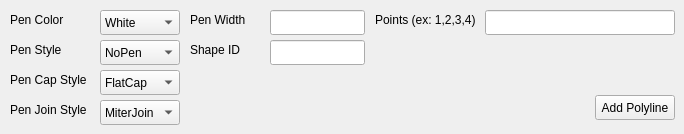
    <widget class="QWidget" name="Polyline">
     <attribute name="title">
      <string>Polyline</string>
     </attribute>
     <widget class="QComboBox" name="PPenStyles">
      <property name="geometry">
       <rect>
        <x>100</x>
        <y>40</y>
        <width>80</width>
        <height>25</height>
       </rect>
      </property>
      <item>
       <property name="text">
        <string>NoPen</string>
       </property>
      </item>
      <item>
       <property name="text">
        <string>SolidLine</string>
       </property>
      </item>
      <item>
       <property name="text">
        <string>DashLine</string>
       </property>
      </item>
      <item>
       <property name="text">
        <string>DotLine</string>
       </property>
      </item>
      <item>
       <property name="text">
        <string>DashDotLine</string>
       </property>
      </item>
      <item>
       <property name="text">
        <string>DashDotDotLine</string>
       </property>
      </item>
     </widget>
     <widget class="QComboBox" name="PPenColors">
      <property name="geometry">
       <rect>
        <x>100</x>
        <y>10</y>
        <width>80</width>
        <height>25</height>
       </rect>
      </property>
      <item>
       <property name="text">
        <string>White</string>
       </property>
      </item>
      <item>
       <property name="text">
        <string>Black</string>
       </property>
      </item>
      <item>
       <property name="text">
        <string>Red</string>
       </property>
      </item>
      <item>
       <property name="text">
        <string>Green</string>
       </property>
      </item>
      <item>
       <property name="text">
        <string>Blue</string>
       </property>
      </item>
      <item>
       <property name="text">
        <string>Cyan</string>
       </property>
      </item>
      <item>
       <property name="text">
        <string>Magenta</string>
       </property>
      </item>
      <item>
       <property name="text">
        <string>Yellow</string>
       </property>
      </item>
      <item>
       <property name="text">
        <string>Gray</string>
       </property>
      </item>
     </widget>
     <widget class="QLabel" name="PPenJoinStyleLabel">
      <property name="geometry">
       <rect>
        <x>10</x>
        <y>100</y>
        <width>80</width>
        <height>20</height>
       </rect>
      </property>
      <property name="text">
       <string>Pen Join Style</string>
      </property>
     </widget>
     <widget class="QLineEdit" name="PShapeID">
      <property name="geometry">
       <rect>
        <x>270</x>
        <y>40</y>
        <width>95</width>
        <height>25</height>
       </rect>
      </property>
     </widget>
     <widget class="QLabel" name="PPenStyleLabel">
      <property name="geometry">
       <rect>
        <x>10</x>
        <y>40</y>
        <width>80</width>
        <height>20</height>
       </rect>
      </property>
      <property name="text">
       <string>Pen Style</string>
      </property>
     </widget>
     <widget class="QComboBox" name="PPenJoinStyles">
      <property name="geometry">
       <rect>
        <x>100</x>
        <y>100</y>
        <width>80</width>
        <height>25</height>
       </rect>
      </property>
      <item>
       <property name="text">
        <string>MiterJoin</string>
       </property>
      </item>
      <item>
       <property name="text">
        <string>BevelJoin</string>
       </property>
      </item>
      <item>
       <property name="text">
        <string>RoundJoin</string>
       </property>
      </item>
     </widget>
     <widget class="QLabel" name="PShapeLabel">
      <property name="geometry">
       <rect>
        <x>190</x>
        <y>40</y>
        <width>80</width>
        <height>20</height>
       </rect>
      </property>
      <property name="text">
       <string>Shape ID</string>
      </property>
     </widget>
     <widget class="QLabel" name="PPenWidthLabel">
      <property name="geometry">
       <rect>
        <x>190</x>
        <y>10</y>
        <width>80</width>
        <height>20</height>
       </rect>
      </property>
      <property name="text">
       <string>Pen Width</string>
      </property>
     </widget>
     <widget class="QComboBox" name="PPenCapStyles">
      <property name="geometry">
       <rect>
        <x>100</x>
        <y>70</y>
        <width>80</width>
        <height>25</height>
       </rect>
      </property>
      <item>
       <property name="text">
        <string>FlatCap</string>
       </property>
      </item>
      <item>
       <property name="text">
        <string>SquareCap</string>
       </property>
      </item>
      <item>
       <property name="text">
        <string>RoundCap</string>
       </property>
      </item>
     </widget>
     <widget class="QLineEdit" name="PPenWidth">
      <property name="geometry">
       <rect>
        <x>270</x>
        <y>10</y>
        <width>95</width>
        <height>25</height>
       </rect>
      </property>
     </widget>
     <widget class="QLabel" name="PPenCapStyleLabel">
      <property name="geometry">
       <rect>
        <x>10</x>
        <y>70</y>
        <width>80</width>
        <height>20</height>
       </rect>
      </property>
      <property name="text">
       <string>Pen Cap Style</string>
      </property>
     </widget>
     <widget class="QLabel" name="PPenColorLabel">
      <property name="geometry">
       <rect>
        <x>10</x>
        <y>10</y>
        <width>80</width>
        <height>20</height>
       </rect>
      </property>
      <property name="text">
       <string>Pen Color</string>
      </property>
     </widget>
     <widget class="QLabel" name="PPointsLabel">
      <property name="geometry">
       <rect>
        <x>375</x>
        <y>10</y>
        <width>105</width>
        <height>20</height>
       </rect>
      </property>
      <property name="text">
       <string>Points (ex: 1,2,3,4)</string>
      </property>
     </widget>
     <widget class="QLineEdit" name="PPoints">
      <property name="geometry">
       <rect>
        <x>485</x>
        <y>10</y>
        <width>190</width>
        <height>25</height>
       </rect>
      </property>
     </widget>
     <widget class="QPushButton" name="PAddPolyline">
      <property name="geometry">
       <rect>
        <x>595</x>
        <y>95</y>
        <width>80</width>
        <height>25</height>
       </rect>
      </property>
      <property name="text">
       <string>Add Polyline</string>
      </property>
     </widget>
    </widget>
